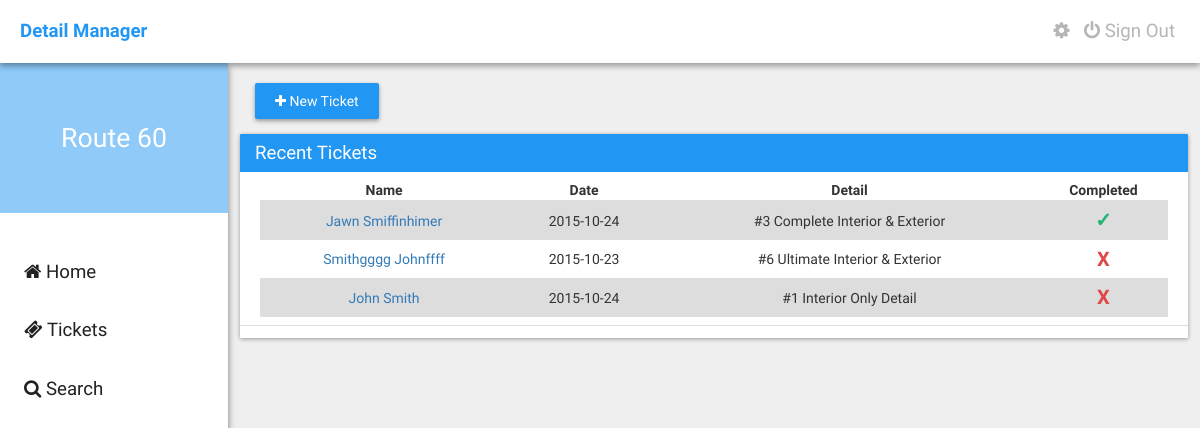
The page /tickets.php (signed in) on the database as committed earlier.
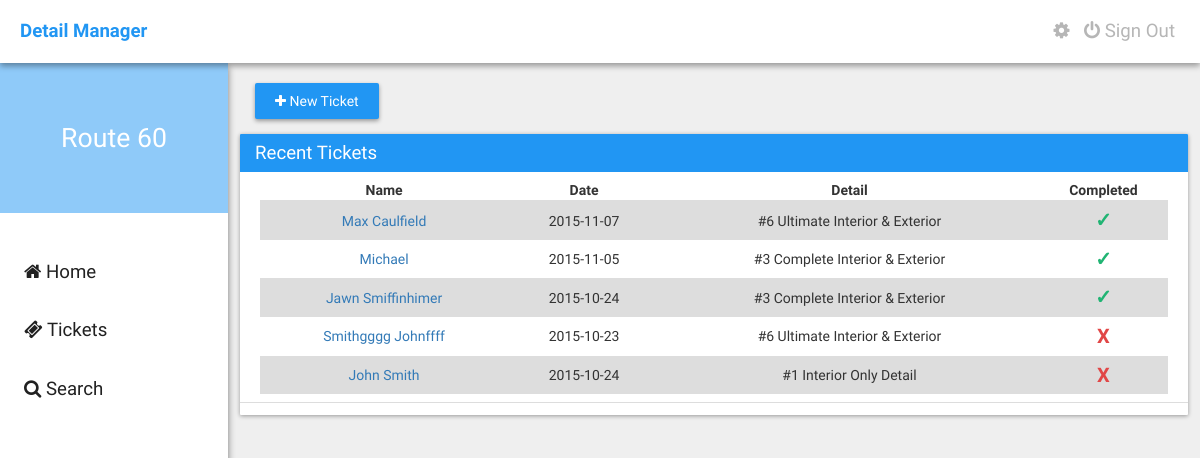
The same page on the database as committed later.
### tables this page shows
CREATE TABLE IF NOT EXISTS `detail_tickets` (
  `id` int(11) NOT NULL,
  `first_name` text NOT NULL,
  `last_name` text NOT NULL,
  `phone_number` varchar(32) NOT NULL,
  `date` date NOT NULL,
  `vehicle_make` text NOT NULL,
  `vehicle_model` text NOT NULL,
  `vehicle_color` text NOT NULL,
  `discount` int(11) NOT NULL,
  `services` varchar(32) NOT NULL,
  `pre_paid_done` varchar(32) NOT NULL,
  `user_id` varchar(32) NOT NULL,
  `ticket_id` varchar(32) NOT NULL,
  `notes` text NOT NULL,
  `ticket_creator` text NOT NULL
);

### assets/core/init.php (called while the page is built, shortened)
<?php
	$site = "http://".$_SERVER['SERVER_NAME']."";

### tickets.php (the view, shortened to what this page needs)
<?php require("./assets/core/init.php"); require("./include/navbar.php"); ?>
<?php
        $tbl_name = "detail_tickets";
        $limit = 12;
        $page = $_GET['page'];
        if($page)
            $start = ($page - 1) * $limit;
        else
            $start = 0;
        $sql = "SELECT * FROM $tbl_name ORDER BY id DESC LIMIT $start, $limit";
        $result2 = mysql_query($sql);
    ?>
	<div class="container">
		<a href="<?php echo $site; ?>/new"><div class="button-raised" style="width: auto;"><i class="fa fa-plus"></i> New Ticket</div></a>
		<div class="row">
			<div class="col-md-45">
				<div class="card">
					<div class="card-title">Recent Tickets</div>
					<div class="card-content">
						<table class="table" padding="10" style="text-align: center;">
							<thead>
								<tr>
									<th>Name</th>
									<th>Date</th>
									<th>Detail</th>
									<th>Completed</th>
								</tr>
							</thead>
							<tbody>
								<?php
								while($row = mysql_fetch_array($result2)) {
									$services = $row['services'];
									$options = $row['pre_paid_done'];
									if($services == 'wax'){
			                            $servicetitle = "Meguiar's Wax";
			                        }elseif($services == 1) {
			                            $servicetitle = "#1 Interior Only Detail";
			                        }
			                        elseif($services == 2) {
			                            $servicetitle = "#2 Exterior Only Detail";
			                        }
			                        elseif($services == 3) {
			                            $servicetitle = "#3 Complete Interior & Exterior";
			                        }
			                        elseif($services == 4) {
			                            $servicetitle = "#4 Engine Detail";
			                        }
			                        elseif($services == 5) {
			                            $servicetitle = "#5 Paint Restoration";
			                        }
			                        elseif($services == 6) {
			                            $servicetitle = "#6 Ultimate Interior & Exterior";
			                        }
			                        elseif($services == 7) {
                                        $servicetitle = "#7 Synthetic Sealer Special";
                                    }
                                    elseif($services == "hw") {
                                        $servicetitle = "Hand Wash - Car";
                                    }
                                    elseif($services == "hwfs") {
                                        $servicetitle = "Hand Wash - Car w/ Full Service";
                                    }
                                    elseif($services == "hwsuv") {
                                        $servicetitle = "Hand Wash - SUV";
                                    }
                                    elseif($services == "hwsuvfs") {
                                        $servicetitle = "Hand Wash - SUV w/ Full Service";
                                    }
			                        if($options == 'Paid') {
			                            $option = "<center><h6 style='color: #E14747; margin: 0px; font-size: 20px;'>X</h6></center>";
			                        }elseif($options == 'Prepaid') {
			                            $option = "<center><h6 style='color: #E14747; margin: 0px; font-size: 20px;'>X</h6></center>";
			                        }elseif($options == 'Completed') {
			                            $option = "<center><h6 style='color: #20B473; margin: 0px; font-size: 20px;'>&check;</h6></center>";
			                        }elseif($options == 'Appointment') {
                                        $option = "<center><h6 style='color: #FFC017; margin: 0px; font-size: 20px;'><i class='fa fa-clock-o'></i></h6></center>";
                                    }
			                        echo '<tr>';
			                        echo '<td><a href="'.$site.'/ticket?id='.$row['ticket_id'].'">'.$row['first_name'].' '.$row['last_name'].'</a></td>';
			                        echo '<td>'.$row['date'].'</td>';
			                        echo '<td>'.$servicetitle.'</td>';
			                        echo '<td>'.$option.'</td>';
			                        echo '</tr>';
								}
							?>
							</tbody>
						</table>
					</div>
					<div class="card-footer">
					</div>
				</div>
			</div>
		</div>
	</div>
<?php require("./include/footer.php"); ?>

Rows that differ between the two databases and show on the page:
added detail_tickets: first_name "Max", last_name "Caulfield", date "2015-11-07", services "#6 Ultimate Interior & Exterior"
added detail_tickets: first_name "Michael", date "2015-11-05", services "#3 Complete Interior & Exterior"
